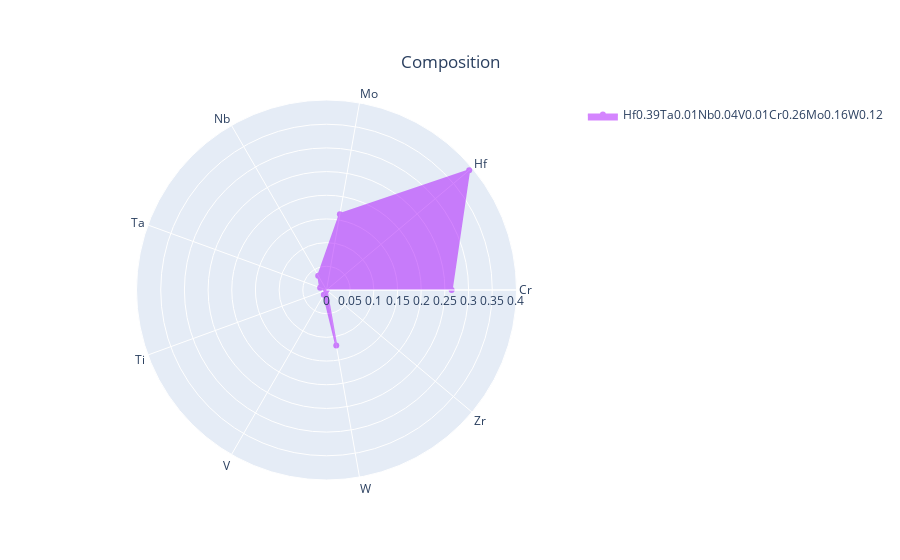
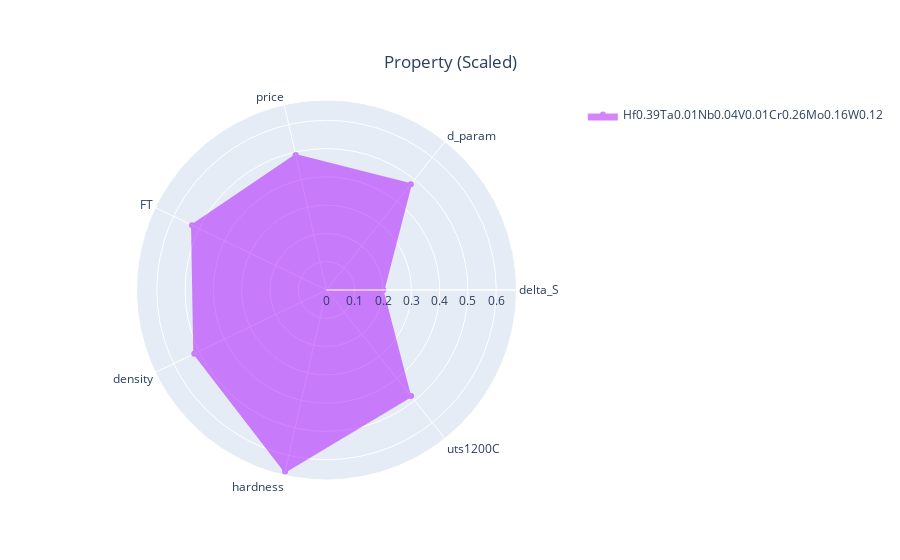
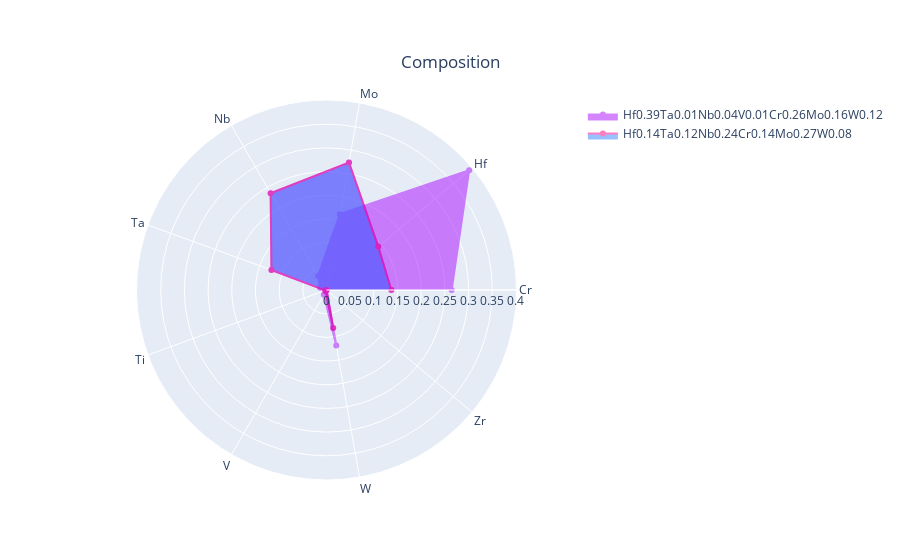
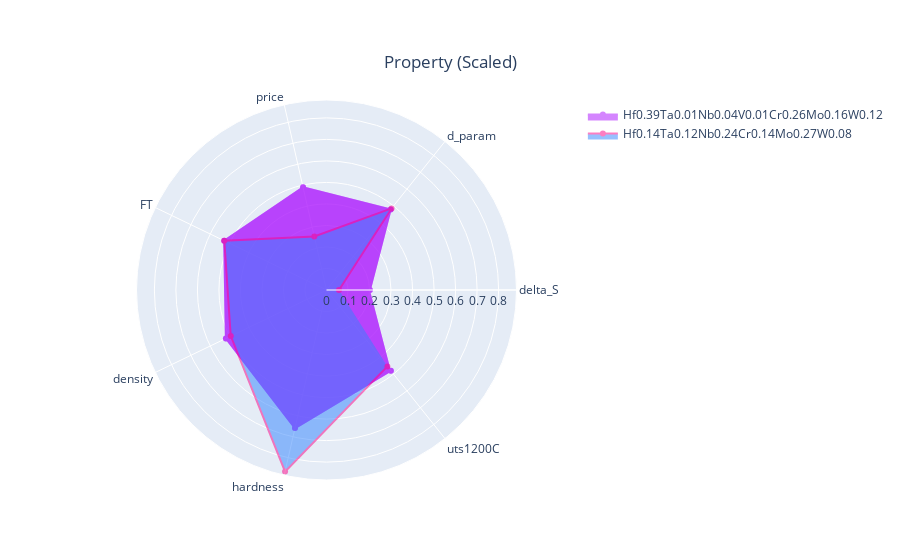

The notebook cell these images were saved under, in order:
### Code cell
record()

### Figure 1 — Plotly figure (JSON) as saved in the notebook; plotly's stock layout.template omitted (floating-point values rounded to 4 significant figures)
{"data": [{"fill": "toself", "fillcolor": "#AA0DFE", "line": {"color": "#AA0DFE"}, "name": "Hf0.39Ta0.01Nb0.04V0.01Cr0.26Mo0.16W0.12", "opacity": 0.5, "r": [0.2642, 0.3932, 0.1626, 0.035, 0.01432, 0.0003914, 0.01129, 0.1188, 6.142e-05], "showlegend": true, "theta": ["Cr", "Hf", "Mo", "Nb", "Ta", "Ti", "V", "W", "Zr"], "type": "scatterpolar"}], "layout": {"title": {"text": "Composition", "x": 0.5, "xanchor": "center", "y": 0.9, "yanchor": "top"}}}

### Figure 2 — Plotly figure (JSON) as saved in the notebook; plotly's stock layout.template omitted (floating-point values rounded to 4 significant figures)
{"data": [{"fill": "toself", "fillcolor": "#AA0DFE", "hovertext": ["Actual : -1.49", "Actual : 2.01", "Actual : 378.95", "Actual : 14.32", "Actual : 11.6", "Actual : 5.91", "Actual : 0.88"], "line": {"color": "#AA0DFE"}, "name": "Hf0.39Ta0.01Nb0.04V0.01Cr0.26Mo0.16W0.12", "opacity": 0.5, "r": [0.2016, 0.4784, 0.4897, 0.5277, 0.519, 0.6585, 0.4799], "showlegend": true, "theta": ["delta_S", "d_param", "price", "FT", "density", "hardness", "uts1200C"], "type": "scatterpolar"}], "layout": {"title": {"text": "Property (Scaled)", "x": 0.5, "xanchor": "center", "y": 0.9, "yanchor": "top"}}}

### Figure 3 — Plotly figure (JSON) as saved in the notebook; plotly's stock layout.template omitted (floating-point values rounded to 4 significant figures)
{"data": [{"fill": "toself", "fillcolor": "#AA0DFE", "line": {"color": "#AA0DFE"}, "name": "Hf0.39Ta0.01Nb0.04V0.01Cr0.26Mo0.16W0.12", "opacity": 0.5, "r": [0.2642, 0.3932, 0.1626, 0.035, 0.01432, 0.0003914, 0.01129, 0.1188, 6.142e-05], "showlegend": true, "theta": ["Cr", "Hf", "Mo", "Nb", "Ta", "Ti", "V", "W", "Zr"], "type": "scatterpolar"}, {"fill": "toself", "fillcolor": "#AA0DFE", "line": {"color": "#AA0DFE"}, "name": "Hf0.39Ta0.01Nb0.04V0.01Cr0.26Mo0.16W0.12", "opacity": 0.5, "r": [0.1369, 0.1426, 0.2734, 0.2359, 0.1237, 0.002642, 0.003107, 0.08156, 0.0001535], "showlegend": false, "theta": ["Cr", "Hf", "Mo", "Nb", "Ta", "Ti", "V", "W", "Zr"], "type": "scatterpolar"}, {"fill": "toself", "fillcolor": "#3283FE", "line": {"color": "#FA0087"}, "name": "Hf0.14Ta0.12Nb0.24Cr0.14Mo0.27W0.08", "opacity": 0.5, "r": [0.1369, 0.1426, 0.2734, 0.2359, 0.1237, 0.002642, 0.003107, 0.08156, 0.0001535], "showlegend": true, "theta": ["Cr", "Hf", "Mo", "Nb", "Ta", "Ti", "V", "W", "Zr"], "type": "scatterpolar"}], "layout": {"title": {"text": "Composition", "x": 0.5, "xanchor": "center", "y": 0.9, "yanchor": "top"}}}

### Figure 4 — Plotly figure (JSON) as saved in the notebook; plotly's stock layout.template omitted (floating-point values rounded to 4 significant figures)
{"data": [{"fill": "toself", "fillcolor": "#AA0DFE", "hovertext": ["Actual : -1.49", "Actual : 2.01", "Actual : 378.95", "Actual : 14.32", "Actual : 11.6", "Actual : 5.91", "Actual : 0.88"], "line": {"color": "#AA0DFE"}, "name": "Hf0.39Ta0.01Nb0.04V0.01Cr0.26Mo0.16W0.12", "opacity": 0.5, "r": [0.2016, 0.4784, 0.4897, 0.5277, 0.519, 0.6585, 0.4799], "showlegend": true, "theta": ["delta_S", "d_param", "price", "FT", "density", "hardness", "uts1200C"], "type": "scatterpolar"}, {"fill": "toself", "fillcolor": "#AA0DFE", "hovertext": ["Actual : -1.49", "Actual : 2.01", "Actual : 378.95", "Actual : 14.32", "Actual : 11.6", "Actual : 5.91", "Actual : 0.88"], "line": {"color": "#AA0DFE"}, "name": "Hf0.39Ta0.01Nb0.04V0.01Cr0.26Mo0.16W0.12", "opacity": 0.5, "r": [0.2016, 0.4784, 0.4897, 0.5277, 0.519, 0.6585, 0.4799], "showlegend": false, "theta": ["delta_S", "d_param", "price", "FT", "density", "hardness", "uts1200C"], "type": "scatterpolar"}, {"fill": "toself", "fillcolor": "#3283FE", "hovertext": ["Actual : -1.7", "Actual : 2.04", "Actual : 203.56", "Actual : 14.31", "Actual : 11.29", "Actual : 7.73", "Actual : 0.84"], "line": {"color": "#FA0087"}, "name": "Hf0.14Ta0.12Nb0.24Cr0.14Mo0.27W0.08", "opacity": 0.5, "r": [0.05798, 0.485, 0.2551, 0.5272, 0.4939, 0.8657, 0.4542], "showlegend": true, "theta": ["delta_S", "d_param", "price", "FT", "density", "hardness", "uts1200C"], "type": "scatterpolar"}], "layout": {"title": {"text": "Property (Scaled)", "x": 0.5, "xanchor": "center", "y": 0.9, "yanchor": "top"}}}
